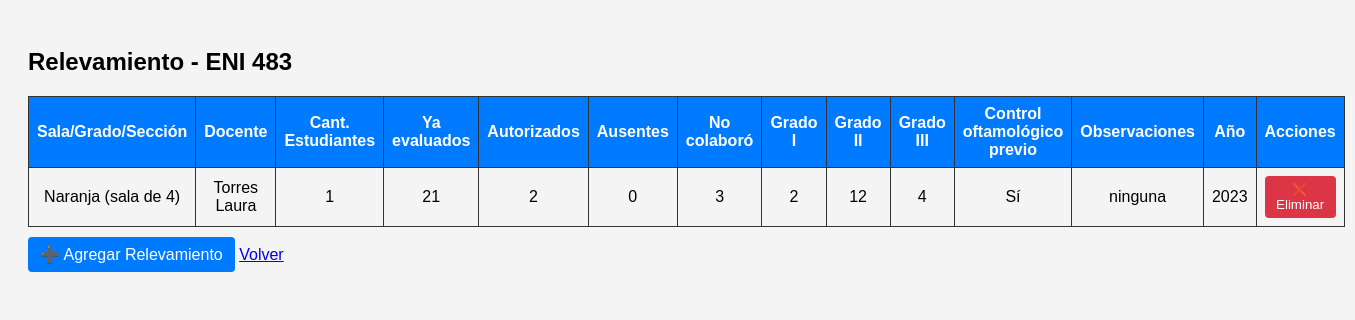
Page /relevamiento/2/ on the committed database.
### usuarios/models.py (models this page shows, shortened)
class Jardin(models.Model):
    nombre = models.CharField(max_length=20)  # ENI 447, ENI 483, etc.

class Relevamiento(models.Model):
    jardin = models.ForeignKey("Jardin", on_delete=models.CASCADE, related_name="relevamientos")
    sala_grado_seccion = models.CharField("Sala / Grado / Sección", max_length=50)
    docente = models.CharField("Docente", max_length=100)
    cantidad_estudiantes = models.PositiveIntegerField("Cantidad de estudiantes", default=0)
    ya_evaluados = models.PositiveIntegerField("Ya evaluados", default=0)
    autorizados = models.PositiveIntegerField("Autorizados", default=0)
    ausentes = models.PositiveIntegerField("Ausentes", default=0)
    no_colaboro = models.PositiveIntegerField("No colaboró", default=0)
    grado_i = models.PositiveIntegerField("Grado I", default=0)
    grado_ii = models.PositiveIntegerField("Grado II", default=0)
    grado_iii = models.PositiveIntegerField("Grado III", default=0)
    control_oftamologico_previo = models.BooleanField("Control oftalmológico previo", default=False)
    observaciones = models.TextField("Observaciones", blank=True, null=True)
    anio = models.IntegerField(default=2025)

### usuarios/views.py (the view)
# urls.py: path("relevamiento/", views.relevamiento_lista, name="relevamiento_lista"),  # lista de jardines
def relevamiento(request, jardin_id):
    jardin = get_object_or_404(Jardin, id=jardin_id)
    relevamientos = Relevamiento.objects.filter(jardin=jardin)
    if request.method == "POST":
        form = RelevamientoForm(request.POST)
        if form.is_valid():
            relevamiento = form.save(commit=False)
            relevamiento.jardin = jardin
            relevamiento.save()
            return redirect("relevamiento", jardin_id=jardin.id)
    else:
        form = RelevamientoForm()
    return render(
        request,
        "usuarios/relevamiento.html",
        {"form": form, "jardin": jardin, "relevamientos": relevamientos},
    )

### usuarios/templates/usuarios/relevamiento.html (shortened to what this page needs)
<!DOCTYPE html>
<html>
<head>
</head>
<body>
    <h2>Relevamiento - {{ jardin.nombre }}</h2>
    <table>
        <thead>
            <tr>
                <th>Sala/Grado/Sección</th>
                <th>Docente</th>
                <th>Cant. Estudiantes</th>
                <th>Ya evaluados</th>
                <th>Autorizados</th>
                <th>Ausentes</th>
                <th>No colaboró</th>
                <th>Grado I</th>
                <th>Grado II</th>
                <th>Grado III</th>
                <th>Control oftamológico previo</th>
                <th>Observaciones</th>
                <th>Año</th>
                <th>Acciones</th>
            </tr>
        </thead>
        <tbody>
            {% for r in relevamientos %}
            <tr>
                <td>{{ r.sala_grado_seccion }}</td>
                <td>{{ r.docente }}</td>
                <td>{{ r.cantidad_estudiantes }}</td>
                <td>{{ r.ya_evaluados }}</td>
                <td>{{ r.autorizados }}</td>
                <td>{{ r.ausentes }}</td>
                <td>{{ r.no_colaboro }}</td>
                <td>{{ r.grado_i }}</td>
                <td>{{ r.grado_ii }}</td>
                <td>{{ r.grado_iii }}</td>
                <td>{{ r.control_oftamologico_previo|yesno:"Sí,No" }}</td>
                <td>{{ r.observaciones }}</td>
                <td>{{ r.anio }}</td>
                <td>
                    <form action="{% url 'eliminar_relevamiento' r.id %}" method="post" style="display:inline;">
                        <button type="submit" onclick="return confirm('¿Seguro que deseas eliminar este relevamiento?')">
                            ❌ Eliminar
                        </button>
                    </form>
                </td>
            </tr>
            {% empty %}
            <tr><td colspan="13">No hay datos cargados.</td></tr>
            {% endfor %}
        </tbody>
    </table>
<a href="{% url 'relevamiento_nuevo' jardin.id %}" class="btn">➕ Agregar Relevamiento</a>
 <a href="{% url 'escuelas' %}">Volver</a>
</body>
</html>

### usuarios/templates/usuarios/relevamiento.html (style rules this page uses)
body { font-family: Arial; padding: 20px; background-color: #f4f4f4; }
table { border-collapse: collapse; width: 100%; margin-top: 20px; }
th, td { border: 1px solid #333; padding: 8px; text-align: center; }
th { background-color: #007BFF; color: white; }
.btn { display: inline-block; margin: 10px 0; padding: 8px 12px; background: #007BFF; color: white; text-decoration: none; border-radius: 4px; }
button { background: #dc3545; color: white; border: none; padding: 6px 10px; border-radius: 4px; cursor: pointer; }

### rows in the picture
Jardin: nombre "ENI 483"
Relevamiento: sala_grado_seccion "Naranja (sala de 4)", docente "Torres Laura", cantidad_estudiantes "1", ya_evaluados "21", autorizados "2", ausentes "0", no_colaboro "3", grado_i "2", grado_ii "12", grado_iii "4", control_oftamologico_previo "Sí", observaciones "ninguna", anio "2023"
